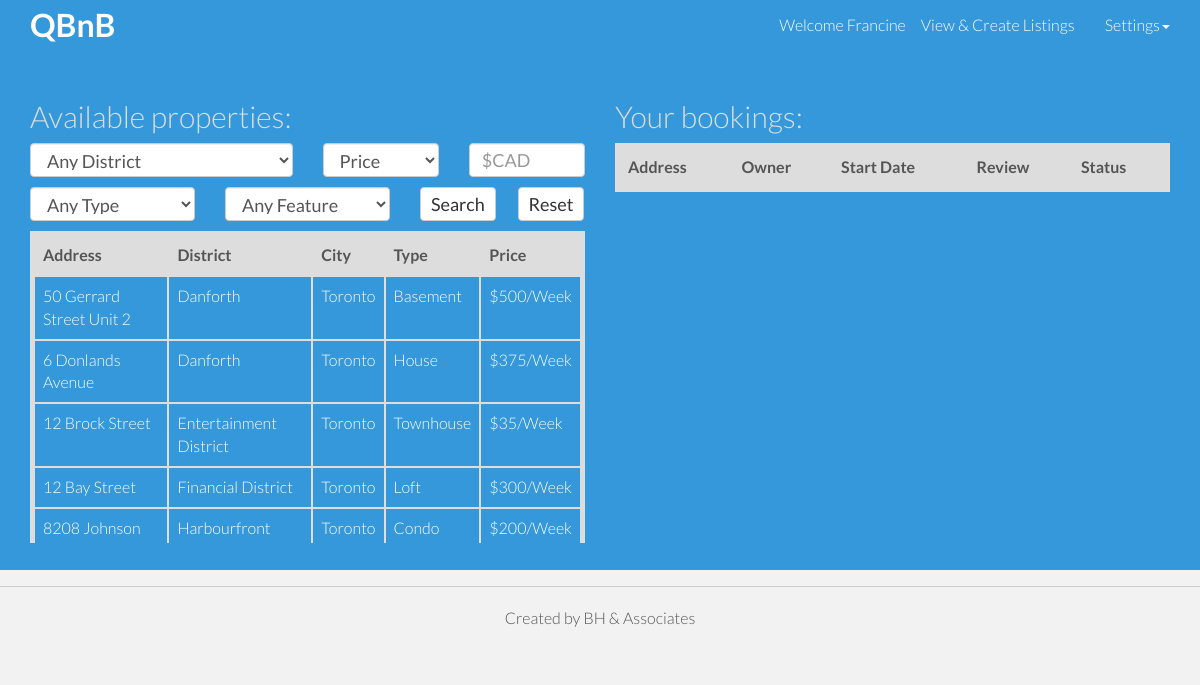
The app's page /QBnBSite/userdash.php (signed in) with its own data.
### tables this page shows
CREATE TABLE Member(
  Member_ID int NOT NULL AUTO_INCREMENT,
  F_Name varchar(20) NOT NULL,
  L_Name varchar(20) NOT NULL,
  Email varchar(50) NOT NULL,
  Phone_No bigint(15) NOT NULL,
  Grad_Year int(4) NOT NULL,
  Faculty varchar(20) NOT NULL,
  Degree_Type char(10) NOT NULL,
  Password varchar(180) NOT NULL,
  PRIMARY KEY (Member_ID),
  UNIQUE (Email)
);

CREATE TABLE Property(
  Property_ID int NOT NULL AUTO_INCREMENT,
  Owner_ID int NOT NULL,
  Street_No int NOT NULL,
  Street_Name varchar(30) NOT NULL,
  City varchar(30) NOT NULL,
  Country varchar(30) NOT NULL,
  Postal_Code varchar(10) NOT NULL,
  District_Name varchar(30) NOT NULL,
  Type varchar(15) NOT NULL,
  Price decimal NOT NULL,
  PRIMARY KEY (Property_ID),
  FOREIGN KEY (District_Name) references District(District_Name) ON UPDATE CASCADE ON DELETE CASCADE,
  FOREIGN KEY (Owner_ID) references Member(Member_ID) ON UPDATE CASCADE ON DELETE CASCADE
);

### QBnBSite/userdash.php (the view, shortened to what this page needs)
<!DOCTYPE html>
<html lang="en">
	<head>
	    <link rel="stylesheet" href="//code.jquery.com/ui/1.11.4/themes/smoothness/jquery-ui.css">
	    <link href="css/bootstrap.css" rel="stylesheet">
	    <link href="css/main.css" rel="stylesheet">
 	</head>
	<body>
	 	 <?php
		if(isset($_SESSION['Member_ID'])){
			include_once 'config/connection.php';
	    	$query = "SELECT Member_ID,F_Name,L_Name,Email FROM Member WHERE Member_ID=?";
	    	$stmt = $con->prepare($query);
	    	$stmt->bind_Param("s", $_SESSION['Member_ID']);
			$stmt->execute();
			$result = $stmt->get_result();
			$myrow = $result->fetch_assoc();
		} else {
			header("Location: index.php");
			die();
		}
		?>
	    <div class="navbar navbar-default navbar-fixed-top">
	     	<div class="container">
	        	<div class="navbar-header">
		         	<a class="navbar-brand" href="userdash.php"><b>QBnB</b></a>
		        </div>
		        <div class="navbar-collapse collapse">
	         		<ul class="nav navbar-nav navbar-right">
	         			<li>
	         				<p style="padding-top: 11px; padding-bottom: 15px; color:white;">Welcome <?php echo $myrow['F_Name'];?></p>
	         			</li>
	         			<li>
	         				<a href='supplierdash.php'>View &amp; Create Listings</a>
	         			</li>
	         			<li class="active dropdown">
							<a href="#" class="dropdown-toggle" data-toggle="dropdown">Settings<span class="caret"></span></a>
						</li>
	         		</ul>
	        	</div>
		    </div>
	    </div>
		<div id="headerwrap" style="padding-top: 100px; min-height: 590px;">
			<div class="container">
				<div class="row">
					<div class="col-lg-6">
						<h2 style="color: #dddddd;">Available properties:</h2>
						<form name='filter' id='filter' action='userdash.php' method='POST'>
							<div class="row" style="padding-bottom: 10px;">
								<div class="form-group">
									<div class="col-md-6">
						    			<select style="width: 100%; height: 34px;" type="text" class="form-control" name="district" id="district">
										    <option value="" selected disabled>Any District</option>
										</select>
							    	</div>
							    	<div class="col-md-3">
							    		<select style="width: 100%; height: 34px;" type="text" class="form-control" name="priceselect" id="priceselect">
							    			<option value="" selected disabled>Price</option>
							    		</select>
							    	</div>
							    	<div class="col-md-3">
							    		<input style="width: 100%; height: 34px;" type="text" class="form-control" name="price" id="price" placeholder="$CAD" <?php echo (isset($_POST['price']))?"value='$_POST[price]'":''?>>
							    	</div>
							    </div>
							</div>
							<div class="row" style="padding-bottom: 10px;">
								<div class="form-group">
									<div class="col-md-4">
						    			<select style="width: 100%; height: 34px;" type="text" class="form-control" name="type" id="type">
										    <option value="" selected disabled>Any Type</option>
										</select>
							    	</div>
							    	<div class="col-md-4">
						    			<select style="width: 100%; height: 34px;" type="text" class="form-control" name="feature" id="feature">
										    <option value="" selected disabled>Any Feature</option>
										    <?php
							            	include_once 'config/connection.php';
							            	?>
										</select>
							    	</div>
							    	<div class="col-md-2">
										<button style="padding: 4px 10px; font-size: 18px; height: 34px;" type="submit" name='filter' class="btn btn-default">Search</button>
									</div>
									<div class="col-md-2">
										<button style="padding: 4px 10px; font-size: 18px; height: 34px;" type="reset" name='filter' onclick="return resetForm(this.form);" class="btn btn-default">Reset</button>
									</div>
							    </div>
							</div>
						</form>
			            <?php
			            	if(isset($_POST['filter'])) {
				            	include_once 'config/connection.php';
				            	$queryAllPropertiesInfo = "SELECT DISTINCT Street_No, Street_Name, City, Postal_Code, Country, District_Name, Type, Price, Property_ID, Owner_ID
				            			  				   FROM Property NATURAL JOIN Feature
				            			  				   WHERE";
				            	if (isset($_POST['district'])) {
				            		$queryAllPropertiesInfo = $queryAllPropertiesInfo." District_Name = '$_POST[district]'";
				            	} else {
				            		$queryAllPropertiesInfo = $queryAllPropertiesInfo." District_Name IS NOT NULL";
				            	}
				            	if (isset($_POST['priceselect']) and isset($_POST['price'])) {
				            		if ($_POST['priceselect'] == "Equals") {
				            			$queryAllPropertiesInfo = $queryAllPropertiesInfo." AND Price = '$_POST[price]'";
				            		}
				            		elseif ($_POST['priceselect'] == "Less Than") {
				            			$queryAllPropertiesInfo = $queryAllPropertiesInfo." AND Price < '$_POST[price]'";
				            		}
				            		elseif ($_POST['priceselect'] == "Greater Than") {
				            		$queryAllPropertiesInfo = $queryAllPropertiesInfo." AND Price > '$_POST[price]'";
				            		}
				            	} else {
				            		$queryAllPropertiesInfo = $queryAllPropertiesInfo." AND Price IS NOT NULL";
				            	}
				            	if (isset($_POST['type'])) {
				            		$queryAllPropertiesInfo = $queryAllPropertiesInfo." AND Type = '$_POST[type]'";
				            	} else {
				            		$queryAllPropertiesInfo = $queryAllPropertiesInfo." AND Type IS NOT NULL";
				            	}
				            	if (isset($_POST['feature'])) {
				            		$queryAllPropertiesInfo = $queryAllPropertiesInfo." AND Feature_NAME = '$_POST[feature]'";
				            	} else {
				            		$queryAllPropertiesInfo = $queryAllPropertiesInfo." AND Feature_NAME IS NOT NULL";
				            	}
				            } else {
				            	$queryAllPropertiesInfo = "SELECT DISTINCT Street_No, Street_Name, City, Postal_Code, Country, District_Name, Type, Price, Property_ID, Owner_ID
				            			  				   FROM Property NATURAL JOIN Feature ORDER BY City, District_Name";
				            }
							$queryAllPropertiesInfo = mysqli_query($con,$queryAllPropertiesInfo);
			            	echo "<div style='max-height: 312px !important; overflow: scroll;'>";
			            	echo "<table class='table table-bordered table-hover'>";
			            	echo "<thead style='background-color: #dddddd'>";
			            	echo "<th>Address</th><th>District</th><th>City</th><th>Type</th><th>Price</th></thead>";
			            	while ($rowProp = mysqli_fetch_array($queryAllPropertiesInfo)) {
			                	echo "<tbody style='color: white;'>";
			                	echo "<tr data-toggle='collapse' data-target='.prop".$rowProp['Property_ID']."info'>";
			                	echo "<td>".$rowProp['Street_No'].' '.$rowProp['Street_Name']."</td>";
			                	echo "<td>".$rowProp['District_Name']."</td>";
			                	echo "<td>".$rowProp['City']."</td>";
			                	echo "<td>".$rowProp['Type']."</td>";
			                	echo "<td>".'$'.$rowProp['Price'].'/Week'."</td>";
			                	echo "</tr>";
			                	echo "<tr class='collapse prop".$rowProp['Property_ID']."info hiddenRow'>";
			                	echo "<td style='background-color: #dddddd' colspan='5'>";
							}
				            echo "</td></tr></tbody></table></div>";
				        ?>
			        </div>
					<div class='col-lg-6'>
						<h2 style="color: #dddddd;">Your bookings:</h2>
						<?php
			            	echo "<div style='max-height: 400px !important; overflow: scroll;'>";
			            	echo "<table class='table table-bordered'>";
			            	echo "<thead style='background-color: #dddddd'>";
			            	echo "<th>Address</th><th>Owner</th><th>Start Date</th><th>Review</th><th colspan='2'>Status</th></thead>";
			                echo "</tbody></table></div>";
						?>
			        </div>
				</div>
			</div>
		</div>
			<hr>
		<div class="container">
			<p class="centered">Created by BH &amp; Associates</p>
		</div>
	</body>
</html>

### QBnBSite/css/main.css (style rules this page uses)
body { background-color: #f2f2f2; font-family: 'Lato', sans-serif; font-weight: 300; font-size: 16px; color: #555; -webkit-font-smoothing: antialiased; -webkit-overflow-scrolling: touch; }
h1, h2, h3, h4, h5, h6 { font-family: 'Lato', sans-serif; font-weight: 300; color: #333; }
p { line-height: 28px; margin-bottom: 25px; font-size: 16px; }
.centered { text-align: center; }
a { color: #3498db; word-wrap: break-word; -webkit-transition: color 0.1s ease-in, background 0.1s ease-in; -moz-transition: color 0.1s ease-in, background 0.1s ease-in; -ms-transition: color 0.1s ease-in, background 0.1s ease-in; -o-transition: color 0.1s ease-in, background 0.1s ease-in; transition: color 0.1s ease-in, background 0.1s ease-in; }
a:before, a:after { -webkit-transition: color 0.1s ease-in, background 0.1s ease-in; -moz-transition: color 0.1s ease-in, background 0.1s ease-in; -ms-transition: color 0.1s ease-in, background 0.1s ease-in; -o-transition: color 0.1s ease-in, background 0.1s ease-in; transition: color 0.1s ease-in, background 0.1s ease-in; }
hr { display: block; height: 1px; border: 0; border-top: 1px solid #ccc; margin: 1em 0; padding: 0; }
.navbar-default { background-color: #3498db; border-color: transparent; }
.navbar-default .navbar-brand { color: white; font-size: 200% }
.navbar-default .navbar-nav > li > a { color: white; }
.form-control { height: 42px; font-size: 18px; width: 280px; }
#headerwrap { background-color: #3498db; margin-top: -20px; padding-top: 200px; background-attachment: relative; background-position: center center; min-height: 680px; width: 100%; -webkit-background-size: 100%; -moz-background-size: 100%; -o-background-size: 100%; background-size: 100%; -webkit-background-size: cover; -moz-background-size: cover; -o-background-size: cover; background-size: cover; }
.table-bordered { border: 5px solid #dddddd; }
.table-bordered > thead > tr > th, .table-bordered > tbody > tr > th, .table-bordered > tfoot > tr > th, .table-bordered > thead > tr > td, .table-bordered > tbody > tr > td, .table-bordered > tfoot > tr > td { border: 2px solid #dddddd; }
.hiddenRow { padding: 0 !important; color: #3498db; }

### records on screen
member: F_Name "Francine"
property: Street_No "50", Street_Name "Gerrard Street Unit 2", District_Name "Danforth", City "Toronto", Type "Basement", Price "500"
property: Street_No "6", Street_Name "Donlands Avenue", District_Name "Danforth", City "Toronto", Type "House", Price "375"
property: Street_No "12", Street_Name "Brock Street", District_Name "Entertainment District", City "Toronto", Type "Townhouse", Price "35"
property: Street_No "12", Street_Name "Bay Street", District_Name "Financial District", City "Toronto", Type "Loft", Price "300"
property: Street_No "8208", Street_Name "Johnson…", District_Name "Harbourfront", City "Toronto", Type "Condo", Price "200"
